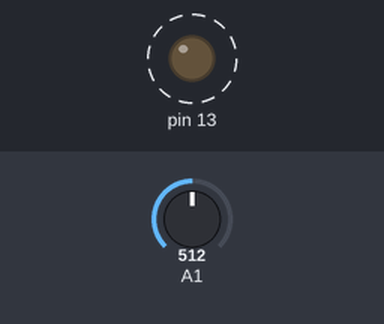
A sketch run on a simulated Arduino Uno, built with avr-gcc and run on an emulated ATmega328P. On the bench: output pins drawn as LEDs (lit = HIGH). Dashed ring = blinking. The test bench sets the inputs (shaded band); at power-on: A1 = 512.

Above: at 0.7 s.
At 1.8 s:
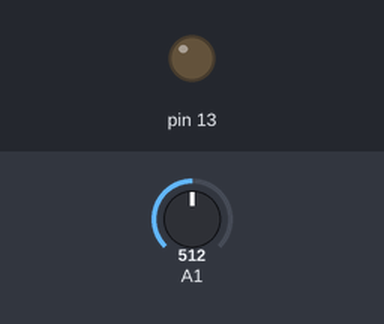
1.9 s: A1 set to 356
At 3.9 s:
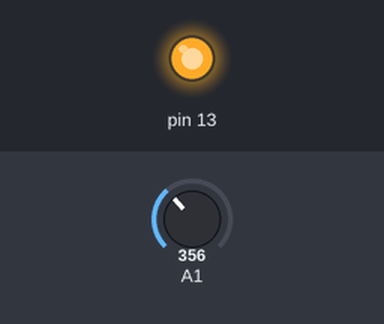
5.0 s: A1 set to 329
6.5 s: A1 set to 521
8.3 s: A1 set to 557
11.0 s: A1 set to 306
Timing chart, 0 to 15.1 s (numbered marks = the images above; inputs shaded):
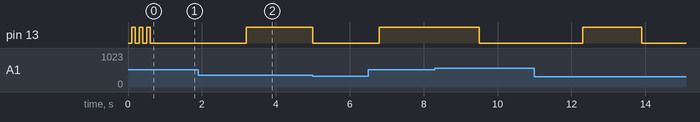

The sketch:

intertaches.ino
```cpp
#include "timer.hpp"
#include "mailbox.hpp"
#include "sender.hpp"
#include "receiver.hpp"

/* ---------- Global Declarations ------------------ */
struct mailbox mBox0;

/* ---------- Thread Context Declarations ---------- */
struct context_sender  ctxSender;
struct context_receiver ctxReceiver;

/* ---------- SETUP -------------------------------- */
void setup() {
  // put your setup code here, to run once:
  Serial.begin(9600);
  setup_sender(&ctxSender, &mBox0, 0, 500000);
  setup_receiver(&ctxReceiver, &mBox0, 1, 100000);
}

/* ---------- LOOP --------------------------------- */
void loop() {
  // put your main code here, to run repeatedly:
  loop_sender(&ctxSender);
  loop_receiver(&ctxReceiver);
}
```

mailbox.hpp
```cpp
#ifndef H_MAILBOX
#define H_MAILBOX

#define FULL  1
#define EMPTY 0

struct mailbox {
  int state;
  int val;
};

#endif
```

receiver.cpp
```cpp
#include "receiver.hpp"

void setup_receiver(struct context_receiver *ctx, struct mailbox *mBox,
                    int timer_index, unsigned long timer_period)
{
  ctx->mBox = mBox;
  setup_Counter(&ctx->counter, timer_index, timer_period);
  ctx->ledVal = 0;
  ctx->blinkPeriod = 0;
  ctx->blinkCountDown = 0;
  pinMode(13, OUTPUT);
}


void loop_receiver(struct context_receiver *ctx) {

  /* Blink */
  /* If a timer period has passed */
  if (waitFor(ctx->counter.timer, ctx->counter.period)) {
    ctx->blinkCountDown -= ctx->counter.period / 1000;  /* Update the countdown */
    /* If a blink period has passed */
    if (ctx->blinkCountDown < 0) {
      ctx->blinkCountDown = ctx->blinkPeriod;   /* Reset the countdown */
      ctx->ledVal = 1 - ctx->ledVal;            /* Toggle the LED value */
      digitalWrite(13, ctx->ledVal);
    }
  }

  /* If a new sensor value arrived, update the blinking period */
  if (ctx->mBox->state == FULL) {
    ctx->blinkPeriod = ctx->mBox->val * 5;      /* Set the new blink period */
    ctx->mBox->state = EMPTY;
  }
}
```

receiver.hpp
```cpp
#ifndef H_RECEIVER
#define H_RECEIVER

#include "timer.hpp"
#include "mailbox.hpp"

struct context_receiver {
  struct mailbox    *mBox;
  struct Count_st   counter;
  long              blinkPeriod;    /* How many timer periods in a blink period */
  long              blinkCountDown; /* Counts down until a blink period has passed */
  int               ledVal;         /* The current LED state (HIGH or LOW) */
};

void setup_receiver(struct context_receiver *ctx, struct mailbox *mBox,
                    int timer_index, unsigned long timer_period);\
void loop_receiver(struct context_receiver *ctx);

#endif
```

sender.cpp
```cpp
#include "sender.hpp"

void setup_sender(struct context_sender *ctx, struct mailbox *mBox,
              int timer_index, unsigned long period) {
  ctx->mBox = mBox;
  setup_Counter(&ctx->counter, timer_index, period);
}

void loop_sender(struct context_sender *ctx) {

  /* If another 500ms has passed, read the sensor */
  if (waitFor(ctx->counter.timer, ctx->counter.period)) {
    ctx->curSensorValue = analogRead(15);
  }

  /* If the mailbox is empty, write the last read value in it */
  if (ctx->mBox->state == EMPTY) {
    ctx->mBox->val = ctx->curSensorValue;
    ctx->mBox->state = FULL;
  }

}
```

sender.hpp
```cpp
#ifndef H_SENDER
#define H_SENDER

#include "timer.hpp"
#include "mailbox.hpp"

struct context_sender {
  struct mailbox    *mBox;
  struct Count_st   counter;
  int               curSensorValue;
};

void setup_sender(struct context_sender *ctx, struct mailbox *mBox,
                  int timer_index, unsigned long period);

void loop_sender(struct context_sender *ctx);

#endif
```

timer.cpp
```cpp
#include "timer.hpp"

unsigned int waitFor(int timer, unsigned long period) {
  static unsigned long waitForTimer[MAX_WAIT_FOR_TIMER];
  unsigned long newTime = micros() / period;              // numéro de la période modulo 2^32
  int delta = newTime - waitForTimer[timer];              // delta entre la période courante et celle enregistrée
  if ( delta < 0 ) delta += 1 + (0xFFFFFFFF / period);    // en cas de dépassement du nombre de périodes possibles sur 2^32
  if ( delta ) waitForTimer[timer] = newTime;             // enregistrement du nouveau numéro de période
  return delta;
}

void setup_Counter( struct Count_st * cnt, int timer, unsigned long period) {
  cnt->timer = timer;
  cnt->period = period;
}
```

timer.hpp
```cpp
#ifndef TIMER_H
#define TIMER_H

#include <SPI.h>
#include <Wire.h>

#define MAX_WAIT_FOR_TIMER 3

struct Count_st {
  int timer;                                              // numéro de timer utilisé par WaitFor
  unsigned long period;                                   // periode d'incrémentation
  int value;                                              // valeur du compteur
};

unsigned int waitFor(int timer, unsigned long period);
void setup_Counter( struct Count_st * cnt, int timer, unsigned long period);

#endif
```
